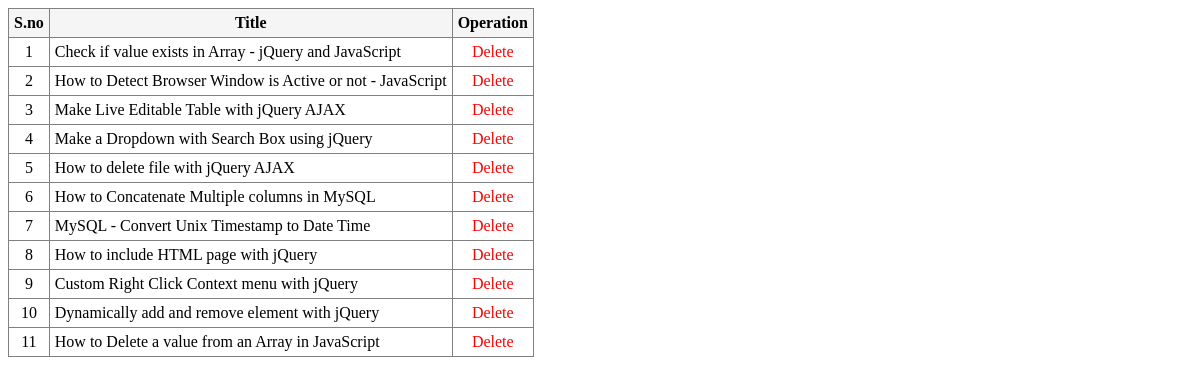
The page / on the database its author committed.
### tables this page shows
CREATE TABLE `posts` (
  `id` int(11) NOT NULL PRIMARY KEY AUTO_INCREMENT,
  `title` varchar(100) NOT NULL,
  `content` text NOT NULL,
  `link` varchar(255) NOT NULL
);

### index.php (the view, shortened to what this page needs)
<?php
include "config.php";
?>
<!doctype html>
<html>
    <head>
        <link href='style.css' rel='stylesheet' type='text/css'>
    </head>
    <body>
        <div class='container'>
            <table border='1' >
                <tr style='background: whitesmoke;'>
                    <th>S.no</th>
                    <th>Title</th>
                    <th>Operation</th>
                </tr>
                <?php
                $query = "SELECT * FROM posts";
                $result = mysqli_query($con,$query);
                $count = 1;
                while($row = mysqli_fetch_array($result) ){
                    $id = $row['id'];
                    $title = $row['title'];
                    $link = $row['link'];
                ?>
                    <tr>
                        <td align='center'><?php echo $count; ?></td>
                        <td><a href='<?php echo $link; ?>'><?php echo $title; ?></a></td>
                        <td align='center'><span class='delete' id='del_<?php echo $id; ?>'>Delete</span></td>
                    </tr>
                <?php
                    $count++;
                }
                ?>
            </table>
        </div>
    </body>
</html>

### style.css (style rules this page uses)
.container { margin: 0 auto; }
table { border-collapse: collapse; }
table td a { text-decoration: none; color: black; }
table th,td { padding: 5px; }
.delete { color: red; }

### rows shown on the page
posts: title "Check if value exists in Array - jQuery and JavaScript"
posts: title "How to Detect Browser Window is Active or not - JavaScript"
posts: title "Make Live Editable Table with jQuery AJAX"
posts: title "Make a Dropdown with Search Box using jQuery"
posts: title "How to delete file with jQuery AJAX"
posts: title "How to Concatenate Multiple columns in MySQL"
posts: title "MySQL - Convert Unix Timestamp to Date Time"
posts: title "How to include HTML page with jQuery"
posts: title "Custom Right Click Context menu with jQuery"
posts: title "Dynamically add and remove element with jQuery"
posts: title "How to Delete a value from an Array in JavaScript"
